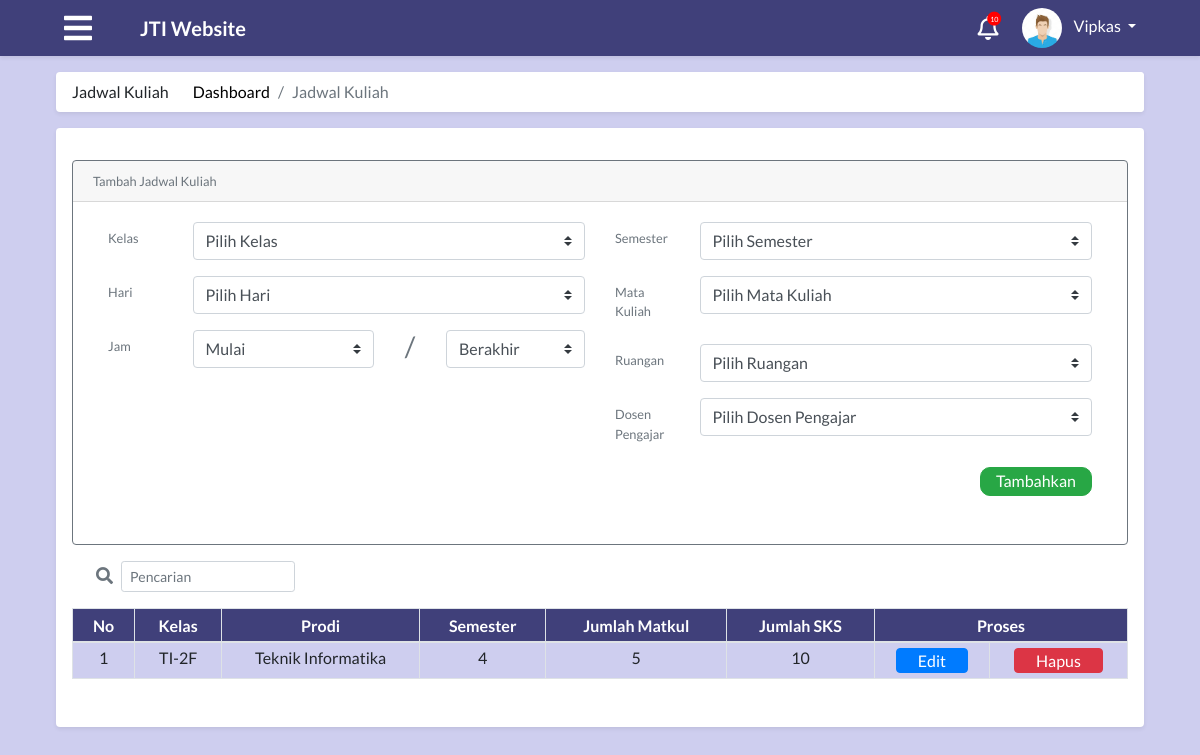
Screenshot of /module/index.php?module=dataJadwalKuliah (signed in) with the database file from the repository.
### tables this page shows
CREATE TABLE `tabel_admin` (
  `id_admin` int(30) NOT NULL,
  `nama` varchar(50) NOT NULL,
  `nip` int(20) NOT NULL,
  `foto` text,
  `alamat` text,
  `tempat_lahir` varchar(50) DEFAULT NULL,
  `tangal_lahir` date DEFAULT NULL,
  `id_user` int(11) NOT NULL,
  `waktu_edit` datetime NOT NULL
);

CREATE TABLE `tabel_semester` (
  `id_semester` int(30) NOT NULL,
  `semester` int(11) NOT NULL
);

### module/admin/jadwal/dataJadwalKuliah.php (the view, shortened to what the rows shown need)
<?php
    include "../config/connection.php";
    include "../process/proses_adminJadwalKuliah.php";
?>
<main role="main" class="container-fluid">
    <div id="dataDosen" class="row">
        <div class="col-md-12 p-0">
            <div class="m-2 p-3 bg-white rounded shadow-sm">
                <div class="media text-muted pt-3">
                    <div class="media-body pb-3 mb-0 small lh-125">
                        <div class="isi">
                            <br>
                            <div class="scrollbar scrollbar-x" id="dataJadwalKuliah" style="overflow:auto;">
                                <?php
                                    $resultJadwalKuliah=jadwalKuliah($con);
                                if (mysqli_num_rows($resultJadwalKuliah) > 0){
                                ?>
                                <table class="table table-striped table-bordered text-center mt-3 itemJadwalKuliah">
                                    <thead>
                                        <tr>
                                            <th>No</th>
                                            <th>Kelas</th>
                                            <th>Prodi</th>
                                            <th>Semester</th>
                                            <th>Jumlah Matkul</th>
                                            <th>Jumlah SKS</th>
                                            <th colspan="2">Proses</th>
                                        </tr>
                                    </thead>
                                    <tbody>
                                        <?php
                                        $no=1;
                                        while($row = mysqli_fetch_assoc($resultJadwalKuliah)){
                                        ?>
                                        <tr class="itemJadwalKuliah">
                                            <td class="tampil-detail" data-kelas="<?php echo $row["id_kelas"];?>"
                                                data-semester="<?php echo $row["id_semester"];?>"><?php echo $no;?></td>
                                            <td class="tampil-detail kelas" data-kelas="<?php echo $row["id_kelas"];?>"
                                                data-semester="<?php echo $row["id_semester"];?>">
                                                <?php echo $row["kode"]; ?>-<?php echo $row["tingkat"]; echo $row["kode_kelas"] ?>
                                            </td>
                                            <td class="tampil-detail nama" data-kelas="<?php echo $row["id_kelas"];?>"
                                                data-semester="<?php echo $row["id_semester"];?>">
                                                <?php echo $row["nama"]; ?></td>
                                            <td class="tampil-detail semester"
                                                data-kelas="<?php echo $row["id_kelas"];?>"
                                                data-semester="<?php echo $row["id_semester"];?>">
                                                <?php echo $row["semester"]; ?></td>
                                            <td class="tampil-detail jumlah_matkul"
                                                data-kelas="<?php echo $row["id_kelas"];?>"
                                                data-semester="<?php echo $row["id_semester"];?>">
                                                <?php echo $row["jumlah_matkul"]; ?></td>
                                            <td class="tampil-detail jumlah_sks"
                                                data-kelas="<?php echo $row["id_kelas"];?>"
                                                data-semester="<?php echo $row["id_semester"];?>">
                                                <?php echo $row["jumlah_sks"]; ?></td>
                                            <td><button class="btn btn-primary edit-jadwal-kuliah"
                                                    data-kelas="<?php echo $row["id_kelas"];?>"
                                                    data-semester="<?php echo $row["id_semester"];?>" type="button"
                                                    class="pratinjau btn" data-toggle="modal"
                                                    data-target="#editModal">Edit</button></td>
                                            <td><button class="btn btn-danger hapus-jadwal-kuliah"
                                                    id="<?php echo $row["id_kelas"]; ?>"
                                                    attrSemester="<?php echo $row["id_semester"]; ?>" type="button"
                                                    data-toggle="modal" data-target="#hapus">Hapus</button></td>
                                        </tr>
                                        <?php
                                        $no++;
                                        }
                                    }
                                        ?>
                                    </tbody>
                                </table>
                            </div>
                        </div>
                    </div>
                </div>
            </div>
        </div>
    </div>
</main>

### module/index.php (shortened to what the rows shown need)
<?php
include "../process/proses_modalPengaturan.php";
$level = $_SESSION['level'];
$idUser = $_SESSION['id'];
?>
<?php
switch ($level) {
  case 'admin':
    $queryUser = "SELECT a.*, b.* FROM tabel_user a, tabel_admin b WHERE a.id_user=$idUser and a.id_user=b.id_user";
    $resultUser = mysqli_query($con, $queryUser);
    $rowUser = mysqli_fetch_assoc($resultUser);
    $namaUser = $rowUser["nama"];
    break;
}
?>
<!DOCTYPE html>
<html>
<head>
  <?php
  include "../config/styles.php";
  ?>
</head>
<body>
    <nav class="app-navbar navbar navbar-expand-md navbar-dark bg-blue shadow-sm sticky-top mb-2">
      <div class="collapse navbar-collapse" id="navbarCollapse">
        <div class="dropdown mr-5">
          <img class="dropdown-toggle nav-profile-photo ml-4 " src="../attachment/img/avatar.jpeg" data-toggle="dropdown" aria-haspopup="true" aria-expanded="false">
          <a href="#" class="dropdown-toggle ml-2 profile-link" id="dropdownMenuButton" data-toggle="dropdown" aria-haspopup="true" aria-expanded="false"><?php echo ($namaUser); ?>&nbsp;<b class="caret"></b></a>
        </div>
      </div>
    </nav>
    <div class="container-fluid px-5">
      <?php
      $module = $_GET["module"];
      if ($level == "mahasiswa") {
        switch ($module) {
          case "home":
            include "mahasiswa/home.php";
            break;
          case "kompenAbsen":
            include "mahasiswa/kompenAbsen.php";
            break;
          case "coba":
            include "mahasiswa/coba.php";
            break;
          case "krs":
            include "mahasiswa/krs.php";
            break;
          case "jadwal":
            include "mahasiswa/jadwal.php";
            break;
          case "nilai":
            include "mahasiswa/nilai.php";
            break;
          case "nilaiError":
            include "mahasiswa/nilaiError.php";
            break;
          case "kelasKosong":
            include "mahasiswa/kelasKosong.php";
            break;
          case "notifikasi":
            include "notifikasi.php";
            break;
          default:
            include "404.php";
        }
      } else if ($level == "admin") {
        switch ($module) {
          case "dataJadwalKuliah":
            include "admin/jadwal/dataJadwalKuliah.php";
            break;
        }
      }
        ?>
    </div>
</body>
</html>

### rows the page displays
tabel_admin: nama "Vipkas"
tabel_semester: kode "TI", tingkat "2", kode_kelas "F", nama "Teknik Informatika", semester "4", jumlah_matkul "5", jumlah_sks "10"
